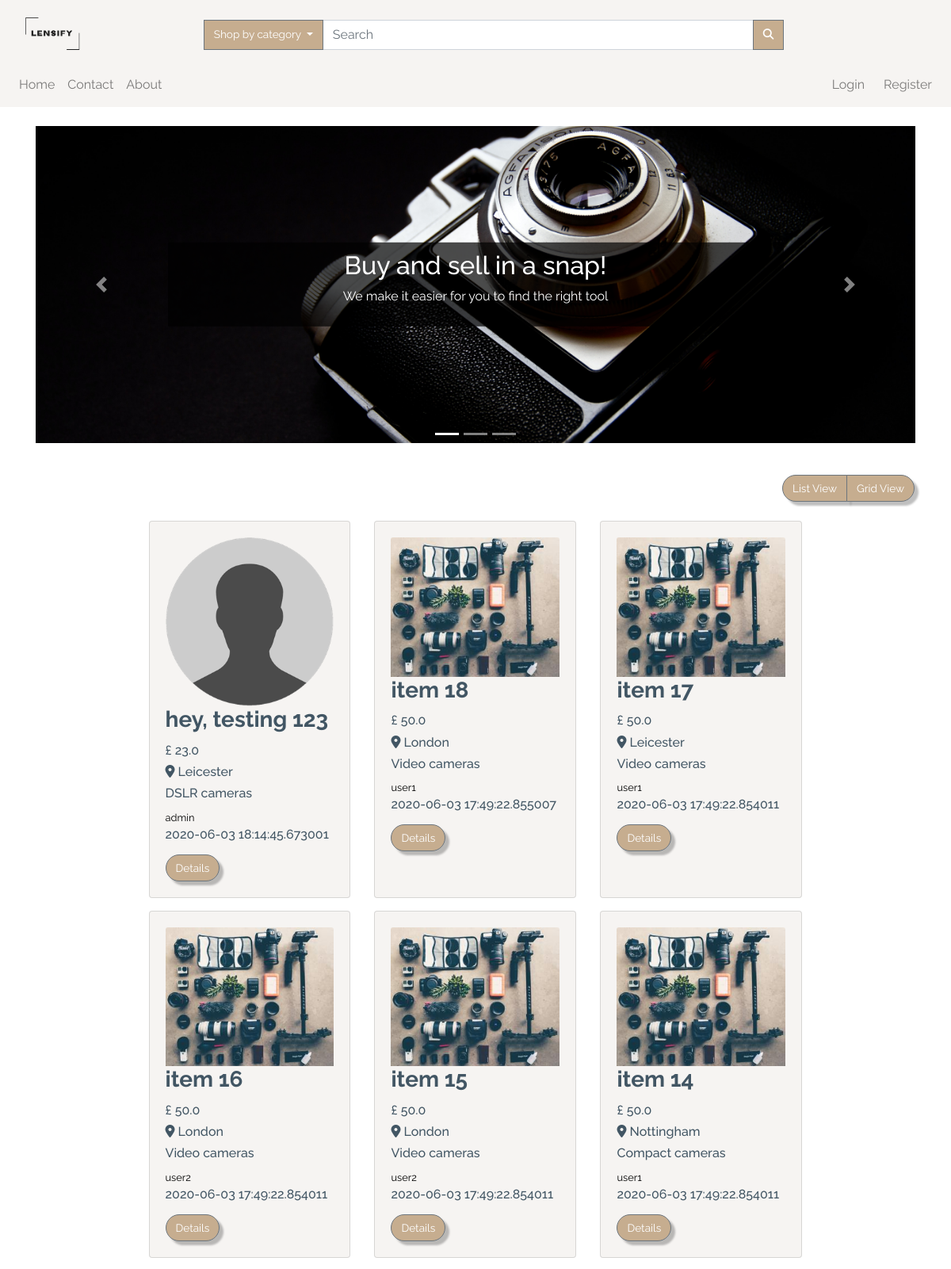
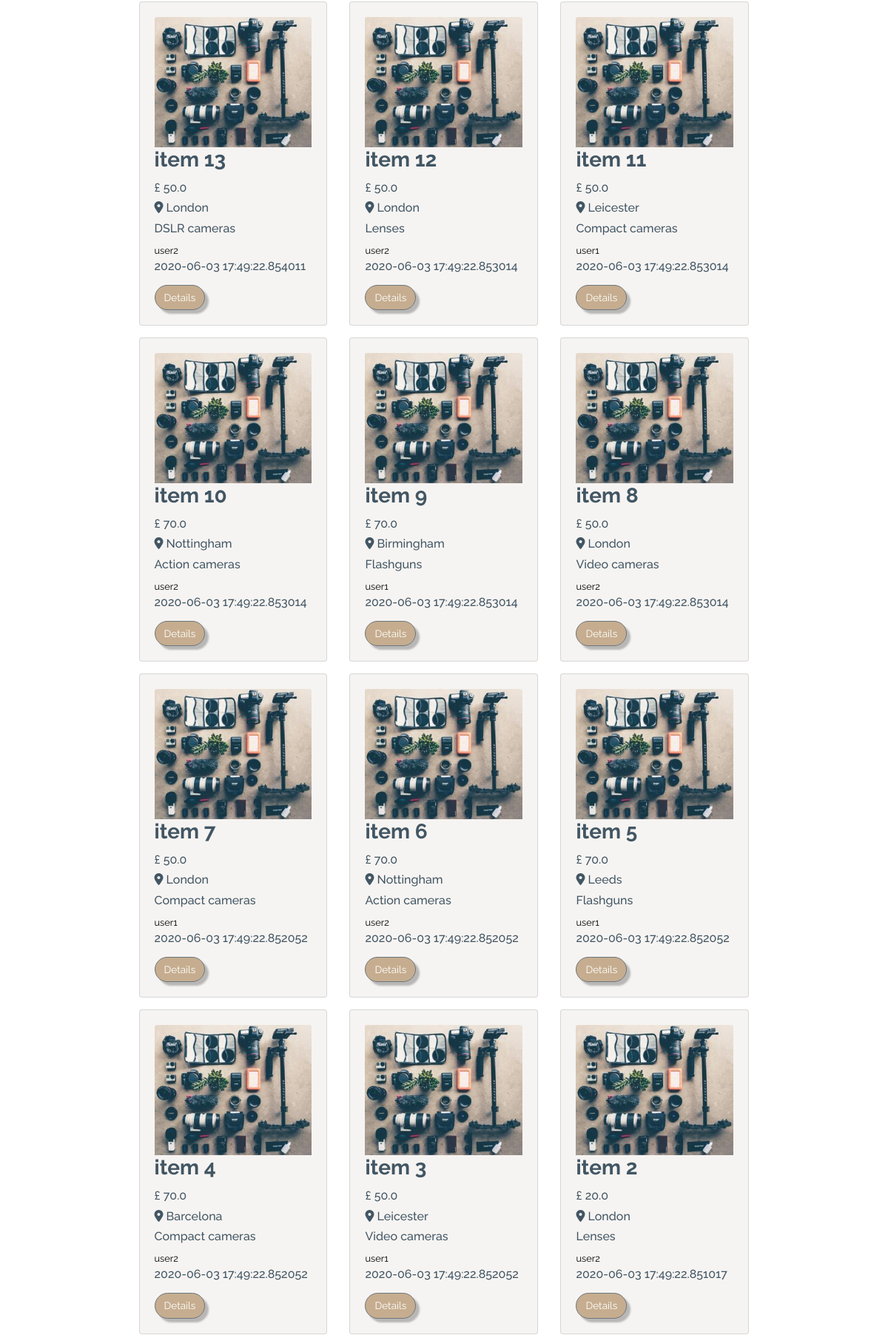
/index (upper part), run on the app's committed database (2 pictures, top to bottom).
### app/models.py (models this page shows, shortened)
class TimestampMixin(object):
    created_at = db.Column(db.DateTime, nullable=False,
                           default=datetime.utcnow)
    updated_at = db.Column(db.DateTime, onupdate=datetime.utcnow)

class ItemForSale(db.Model, TimestampMixin):
    __tablename__ = "for_sale"
    id = db.Column(db.Integer, primary_key=True)
    title = db.Column(db.String(100), nullable=False)
    description = db.Column(db.Text, nullable=False)
    quantity = db.Column(db.Integer, nullable=False, default=1)
    condition = db.Column(db.String(50), nullable=False)
    item_city = db.Column(db.String(50), nullable=False)
    price = db.Column(db.Float, nullable=False)
    item_views = db.Column(db.Integer, default=0)
    image_file = db.Column(Json(128), nullable=False,
                           default=['item.jpg'])
    sold = db.Column(db.Boolean, default=False)
    seller_id = db.Column(db.Integer, db.ForeignKey("users.id"))
    category_id = db.Column(db.Integer, db.ForeignKey("categories.id"))

class Category(db.Model, TimestampMixin):
    __tablename__ = "categories"
    id = db.Column(db.Integer, primary_key=True)
    name = db.Column(db.String(30), nullable=False, unique=True)
    item_cat = db.relationship(
        "ItemForSale", backref="category", lazy="dynamic")

class User(db.Model, TimestampMixin, UserMixin):
    __tablename__ = "users"
    id = db.Column(db.Integer, primary_key=True)
    first_name = db.Column(db.String(50), nullable=False)
    last_name = db.Column(db.String(50), nullable=False)
    username = db.Column(db.String(50), unique=True, nullable=False)
    email = db.Column(db.String(115), unique=True, nullable=False)
    image_file = db.Column(db.String(80), nullable=False,
                           default="default.jpg")
    password_hash = db.Column(db.String(60), nullable=False)
    items_for_sale = db.relationship(
        "ItemForSale", backref="seller", lazy="dynamic")
    items_buyer = db.relationship("Order", backref="buyer", lazy="dynamic")
    address = db.relationship(
        "Address", secondary="user_addresses", backref="user", lazy="dynamic"
    )
    followed = db.relationship(
        'User', secondary=followers,
        primaryjoin=(followers.c.follower_id == id),
        secondaryjoin=(followers.c.followed_id == id),
        backref=db.backref('followers', lazy='dynamic'), lazy='dynamic')

### app/routes.py (the view)
@app.route("/")
@app.route("/index")
def index():
    all_items = ItemForSale.query.order_by(ItemForSale.id.desc()).all()
    return render_template("index.html", all_items=all_items)

### app/models.py (called while the page is built)
    def process_result_value(self, value, dialect):
        return json.loads(value)

### app/routes.py (called while the page is built)
@app.before_request
def before_request():
    if current_user.is_authenticated:
        current_user.updated_at = datetime.utcnow()
        db.session.commit()

@app.context_processor
def inject_categories():
    categories = Category.query.join(
        ItemForSale, (Category.id == ItemForSale.category_id)).all()
    return dict(categories=categories)

### app/templates/index.html (shortened to what this page needs)
{% extends "layout.html" %}
{% block app_content %}
<div class="container-fluid h-100 mt-4">
  <div class="row">
    <div class="col-12 h-100">
      <div class="container-fluid">
        <div class="row justify-content-center mb-4">
          <div class="col-12">
            <div id="slider-animation" class="carousel slide" data-ride="carousel">
              <ul class="carousel-indicators">
                <li data-target="#slider-animation" data-slide-to="0" class="active"></li>
                <li data-target="#slider-animation" data-slide-to="1"></li>
                <li data-target="#slider-animation" data-slide-to="2"></li>
              </ul>
              <div class="carousel-inner">
                <div class="carousel-item active">
                  <img src="{{url_for('.static', filename='img/slider/slider2.jpg')}}" alt="Los Angeles">
                  <div class="text-box">
                    <h2 class="wow slideInRight" data-wow-duration="2s">Buy and sell in a snap!</h2>
                    <p class="wow slideInLeft" data-wow-duration="2s">We make it easier for you to
                      find the right tool</p>
                  </div>
                </div>
              </div>
              <a class="carousel-control-prev" href="#slider-animation" data-slide="prev">
                <span class="carousel-control-prev-icon"></span>
              </a>
              <a class="carousel-control-next" href="#slider-animation" data-slide="next">
                <span class="carousel-control-next-icon"></span>
              </a>
            </div>
          </div>
        </div>
      </div>
      <div class="row ">
        <div class="col-lg-12 my-3">
          <div class="float-right mr-3">
            <div class="btn-group">
              <button class="btn btn-secondary" id="list">
                List View
              </button>
              <button class="btn btn-secondary" id="grid">
                Grid View
              </button>
            </div>
          </div>
        </div>
      </div>
      <div id="products" class="row view-group w-75 mx-auto">
        {% for item in all_items%}
        <div class=" item col-12 col-md-5 col-lg-4 py-2">
          <div class="card custom-bg h-100">
            <div class="card-body">
              <img class="img-fluid card-img-top group list-group-image img-event"
                src="{{url_for('static', filename='img/items/' + item.image_file[0])}}" alt="" />
              <h3 class="card-title list-group-item-heading font-weight-bold ">{{item.title}}</h3>
              <small class="d-block font-weight-bold card-text">
                <h6>£ {{item.price}}</h6>
              </small>
              <small class="font-weight-bold card-text">
                <h6 class="text-capitalize"><i class="fas fa-map-marker-alt"></i> {{item.item_city}}</h6>
              </small>
              <small class="card-text">
                <h6>{{item.category.name}}</h6>
              </small>
              <small class="card-text">
                <a href="{{url_for('user', username=item.seller.username)}}">
                  {{item.seller.username}}
                </a>
              </small>
              <small class="card-text">
                <h6>{{item.created_at}}</h6>
              </small>
              <a href="{{url_for('item', item_id=item.id)}}" class="btn btn-secondary mt-2">
                Details
              </a>
            </div>
          </div>
        </div>
        {% endfor %}
      </div>
    </div>
  </div>
</div>
</div>
{% endblock app_content %}

### app/templates/layout.html (shortened to what this page needs)
{% extends "bootstrap/base.html" %}
{% block styles %}
<link rel="stylesheet" href="https://stackpath.bootstrapcdn.com/bootstrap/4.5.0/css/bootstrap.min.css"
>
<link rel="stylesheet" href="https://cdnjs.cloudflare.com/ajax/libs/animate.css/3.7.0/animate.css" />
<link rel="stylesheet" href="{{url_for('.static', filename='css/styles.css')}}" />
{% endblock styles %}
{% block body %}
{% block navbar %}
<nav class="navbar navbar-expand-lg navbar-light custom-bg">
  <a href="{{url_for('index')}}" class="col-4 col-md-2 logo-container">
    <img class="navbar-brand img-fluid mt-2" src="{{url_for('.static', filename='img/logo.png')}}" alt="logo" />
  </a>
  <div class="collapse navbar-collapse pt-2 col-12 col-lg-9" id="search">
    <form class="form-inline col-12 input-group">
      <div class="dropdown ml-3 input-group-append">
        <button class="btn btn-secondary dropdown-toggle no-radius" type="button" id="dropdownMenuButton"
          data-toggle="dropdown" aria-haspopup="true" aria-expanded="false">
          Shop by category
        </button>
      </div>
      <input class="form-control col-8 input-group-append" type="search" placeholder="Search" aria-label="Search" />
      <div class="input-group-append">
        <button class="btn btn-secondary no-radius" type="submit">
          <i class="fas fa-search"></i>
        </button>
      </div>
    </form>
  </div>
</nav>
<nav class="navbar navbar-expand-lg navbar-light custom-bg py-0">
  <div id="links" class="collapse navbar-collapse py-2">
    <div class="navbar-nav text-center">
      <a class="nav-item nav-link" href="{{url_for('index')}}">Home</a>
      <a class="nav-item nav-link" href="#">Contact</a>
      <a class="nav-item nav-link" href="#">About</a>
    </div>
    <div class="navbar-nav ml-auto text-center">
      {% if current_user.is_authenticated %}
      <div class="dropdown">
        <a class="dropdown-toggle" type="button" id="dropdownMenuButton" data-toggle="dropdown" aria-haspopup="true"
          aria-expanded="false">
          Hello, {{current_user.first_name.capitalize()}}
        </a>
        <div class="dropdown-menu dropdown-menu-right text-center" aria-labelledby="dropdownMenuButton">
          <a class="dropdown-item" href="{{url_for('user', username=current_user.username)}}">
            Account
          </a>
          <a class="dropdown-item" href="{{url_for('user_settings')}}">
            Settings
          </a>
          <a class="dropdown-item" href="{{url_for('add_item')}}">
            Sell
          </a>
          <a class="dropdown-item" href="{{url_for('logout')}}">Sign out</a>
        </div>
      </div>
      <div class="ml-3 text-center d-none d-lg-block" id="cart">
        <a href="#">
          <i class="fas fa-shopping-cart fa-lg"></i>
        </a>
      </div>
      {%else%}
      <a class="nav-item nav-link mr-2" href="{{url_for('login')}}">Login</a>
      <a class="nav-item nav-link" href="{{url_for('register')}}">Register</a>
      {%endif%}
    </div>
  </div>
</nav>
{% endblock navbar%}
{% block content %}
<main class="my-auto">
  <div class="container-fluid">
    {% block app_content %} {% endblock app_content %}
</main>
{% endblock content%}
{% endblock body %}

### app/static/css/styles.css (style rules this page uses)
:root { --main-color: #fff; --second-color: #425664; --third-color: #f6f4f2; --fourth-color: #c6ad8f; }
*, *::before, *::after { margin: 0; padding: 0; box-sizing: border-box; list-style: none; text-decoration: none; }
body, html { background: var(--main-color); min-height: 100vh; width: 100%; color: var(--second-color); font-family: "Raleway", sans-serif; word-break: normal; }
html { position: relative; }
a { color: black; text-decoration: none; cursor: pointer; }
ul { margin: 0; }
P { word-break: break-word; }
.btn { font-size: 85%; white-space: nowrap; }
.btn-secondary { filter: drop-shadow(5px 5px 1px rgba(0, 0, 0, 0.25)); background-color: var(--fourth-color); border-radius: 20px; color: var(--main-color); }
.no-radius { filter: none; border-radius: 0px; color: var(--main-color); }
.custom-bg { background-color: var(--third-color); }
.logo-container img { width: 70px; height: 55px; }
.carousel-item { height: 50vh; min-height: 350px; }
.carousel-item img { width: 100%; height: 100%; object-fit: cover; display: block; }
.carousel-item .text-box { background: rgb(0, 0, 0); background: rgba(0, 0, 0, 0.7); padding: 10px; }
.text-box { position: absolute; top: 50%; left: 15%; right: 15%; color: #fff; text-align: center; transform: translateY(-50%); }

### data on the page
ItemForSale: shows a picture, title "hey, testing 123", price "23.0", item_city "Leicester", category.name "DSLR cameras", seller.username "admin", created_at "2020-06-03 18:14:45.673001"
ItemForSale: title "item 18", price "50.0", item_city "London", category.name "Video cameras", seller.username "user1", created_at "2020-06-03 17:49:22.855007"
ItemForSale: title "item 17", price "50.0", item_city "Leicester", category.name "Video cameras", seller.username "user1", created_at "2020-06-03 17:49:22.854011"
ItemForSale: title "item 16", price "50.0", item_city "London", category.name "Video cameras", seller.username "user2", created_at "2020-06-03 17:49:22.854011"
ItemForSale: title "item 15", price "50.0", item_city "London", category.name "Video cameras", seller.username "user2", created_at "2020-06-03 17:49:22.854011"
ItemForSale: title "item 14", price "50.0", item_city "Nottingham", category.name "Compact cameras", seller.username "user1", created_at "2020-06-03 17:49:22.854011"
ItemForSale: title "item 13", price "50.0", item_city "London", category.name "DSLR cameras", seller.username "user2", created_at "2020-06-03 17:49:22.854011"
ItemForSale: title "item 12", price "50.0", item_city "London", category.name "Lenses", seller.username "user2", created_at "2020-06-03 17:49:22.853014"
ItemForSale: title "item 11", price "50.0", item_city "Leicester", category.name "Compact cameras", seller.username "user1", created_at "2020-06-03 17:49:22.853014"
ItemForSale: title "item 10", price "70.0", item_city "Nottingham", category.name "Action cameras", seller.username "user2", created_at "2020-06-03 17:49:22.853014"
ItemForSale: title "item 9", price "70.0", item_city "Birmingham", category.name "Flashguns", seller.username "user1", created_at "2020-06-03 17:49:22.853014"
ItemForSale: title "item 8", price "50.0", item_city "London", category.name "Video cameras", seller.username "user2", created_at "2020-06-03 17:49:22.853014"
ItemForSale: title "item 7", price "50.0", item_city "London", category.name "Compact cameras", seller.username "user1", created_at "2020-06-03 17:49:22.852052"
ItemForSale: title "item 6", price "70.0", item_city "Nottingham", category.name "Action cameras", seller.username "user2", created_at "2020-06-03 17:49:22.852052"
ItemForSale: title "item 5", price "70.0", item_city "Leeds", category.name "Flashguns", seller.username "user1", created_at "2020-06-03 17:49:22.852052"
ItemForSale: title "item 4", price "70.0", item_city "Barcelona", category.name "Compact cameras", seller.username "user2", created_at "2020-06-03 17:49:22.852052"
ItemForSale: title "item 3", price "50.0", item_city "Leicester", category.name "Video cameras", seller.username "user1", created_at "2020-06-03 17:49:22.852052"
ItemForSale: title "item 2", price "20.0", item_city "London", category.name "Lenses", seller.username "user2", created_at "2020-06-03 17:49:22.851017"
